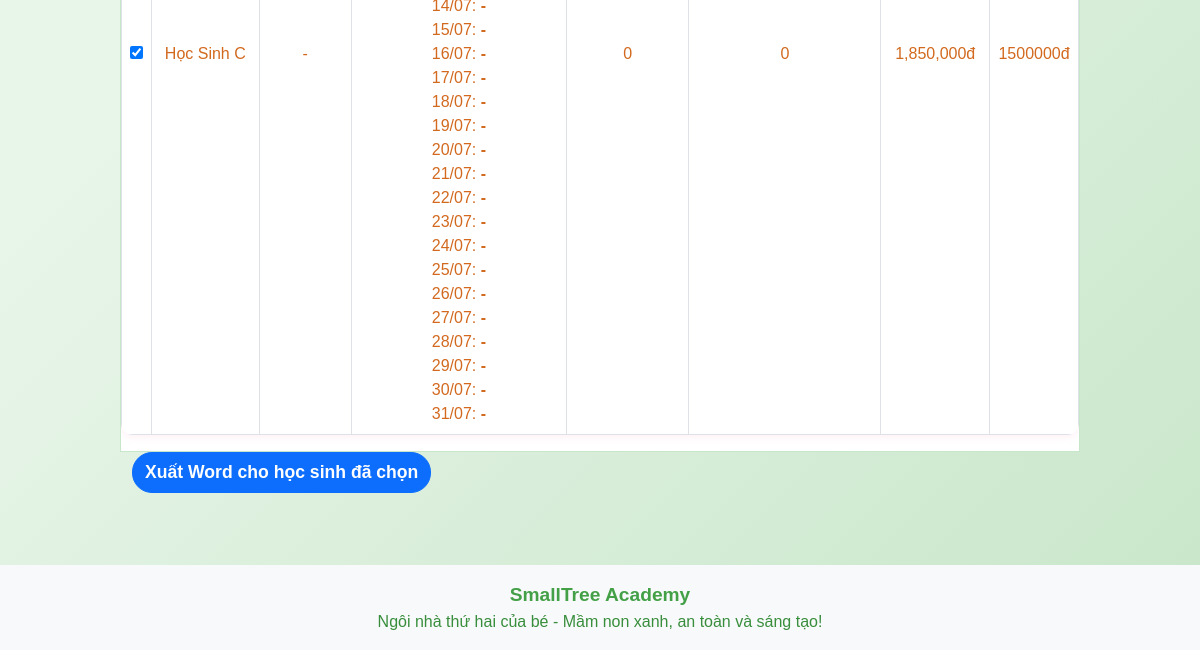
The page /invoice (lower part) on the database as committed earlier.
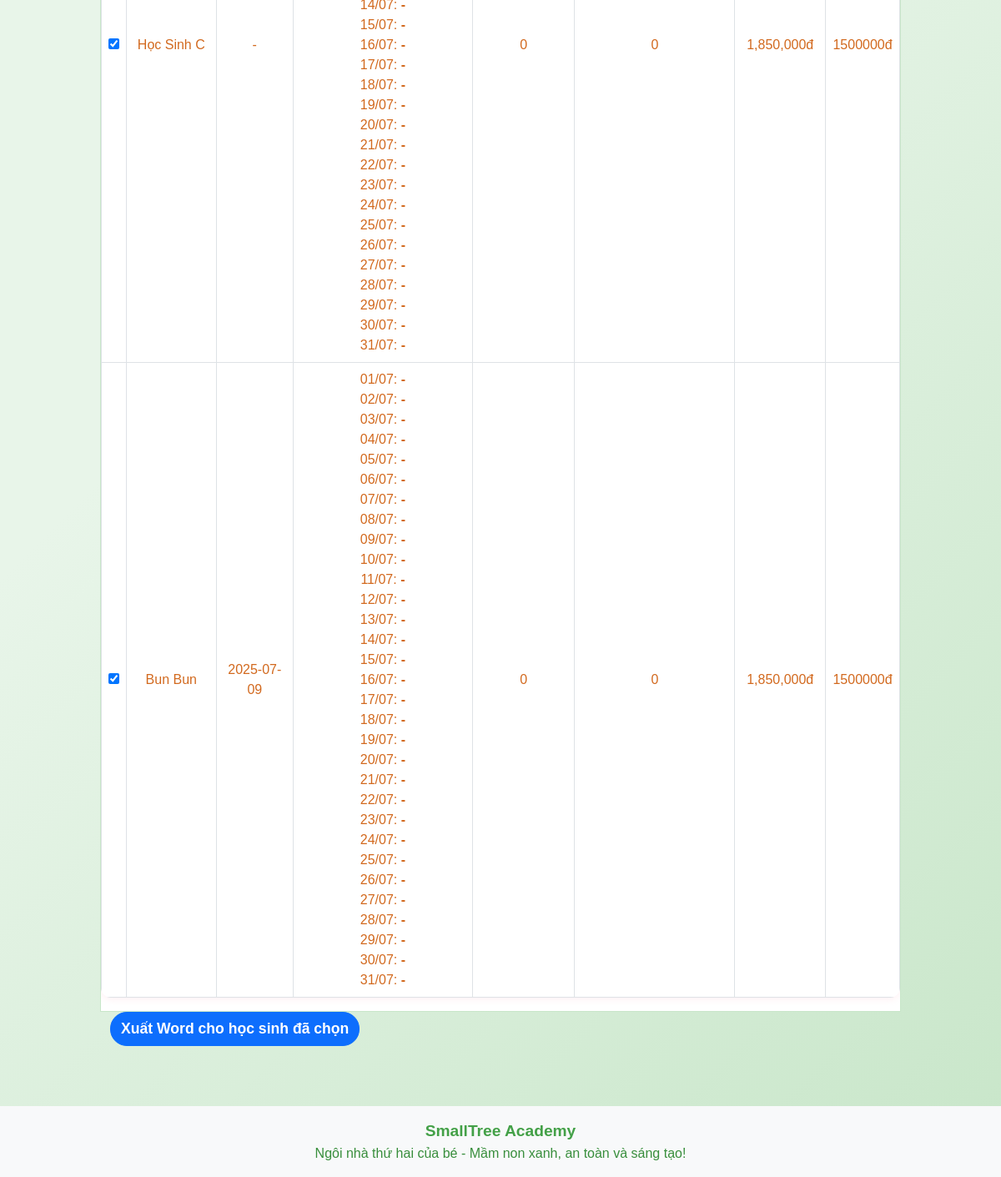
The same page on the database as committed later.
### app/models.py (models this page shows)
class Child(db.Model):
    id = db.Column(db.Integer, primary_key=True)
    name = db.Column(db.String(100), nullable=False)
    age = db.Column(db.Integer, nullable=False)
    parent_contact = db.Column(db.String(100), nullable=False)
    class_name = db.Column(db.String(100))
    birth_date = db.Column(db.String(20))
    status = db.Column(db.String(20), default='Chưa điểm danh')
    email = db.Column(db.String(100))
    phone = db.Column(db.String(20))
    password = db.Column(db.String(100))
    student_code = db.Column(db.String(20), unique=True, nullable=True)

### app/routes.py (the view, shortened to what this page needs)
@main.route('/invoice', methods=['GET', 'POST'])
def invoice():
    month = request.args.get('month')
    if month:
        year, m = map(int, month.split('-'))
    else:
        today = datetime.today()
        year, m = today.year, today.month
        month = f"{year:04d}-{m:02d}"
    num_days = monthrange(year, m)[1]
    days_in_month = [f"{year:04d}-{m:02d}-{day:02d}" for day in range(1, num_days+1)]
    students = Child.query.all()
    records_raw = AttendanceRecord.query.filter(AttendanceRecord.date.like(f"{year:04d}-{m:02d}-%")).all()
    attendance_days = {student.id: 0 for student in students}
    absent_unexcused_days = {student.id: 0 for student in students}
    for r in records_raw:
        if r.status == 'Có mặt':
            attendance_days[r.child_id] += 1
        elif r.status == 'Vắng mặt không phép':
            absent_unexcused_days[r.child_id] += 1
    invoices = []
    mobile = is_mobile()
    student_ages = {student.id: calculate_age(student.birth_date) if student.birth_date else 0 for student in students}
    return render_template('invoice.html', students=students, attendance_days=attendance_days, absent_unexcused_days=absent_unexcused_days, selected_month=month, invoices=invoices, days_in_month=days_in_month, records={ (r.child_id, r.date): r for r in records_raw }, student_ages=student_ages, title='Xuất hóa đơn', mobile=mobile)

### app/__init__.py (called while the page is built)
def create_app():
    app = Flask(__name__)
    app.config['SECRET_KEY'] = 'your-secret-key'
    app.config['SQLALCHEMY_DATABASE_URI'] = 'sqlite:///site.db'
    app.config['SQLALCHEMY_TRACK_MODIFICATIONS'] = False
    db.init_app(app)
    migrate = Migrate(app, db)
    csrf = CSRFProtect(app)
    @app.context_processor
    def inject_csrf_token():
        from flask_wtf.csrf import generate_csrf
        return dict(csrf_token=generate_csrf)
    from app.routes import main
    app.register_blueprint(main)
    return app

### app/routes.py (called while the page is built)
def is_mobile():
    ua = request.user_agent.string.lower()
    return 'mobile' in ua or 'android' in ua or 'iphone' in ua

def calculate_age(birth_date):
    today = datetime.today()
    try:
        birthday = datetime.strptime(birth_date, '%Y-%m-%d')
    except Exception:
        return 0
    age = today.year - birthday.year - ((today.month, today.day) < (birthday.month, birthday.day))
    return age

### app/templates/invoice.html (shortened to what this page needs)
{% extends 'base.html' %}
{% block content %}
<div class="container-fluid mt-4 mb-4 px-0">
    <form method="post">
        <div class="table-responsive invoice-table-wrapper">
            <table class="table table-bordered align-middle {% if mobile %}invoice-table-mobile{% else %}invoice-table-desktop{% endif %}">
                <tbody>
                    {% for student in students %}
                    <tr>
                        <td><input type="checkbox" name="student_ids" value="{{ student.id }}" checked></td>
                        <td>{{ student.name }}</td>
                        <td>{{ student.birth_date or '-' }}</td>
                        <td style="min-width:120px;">
                            {% for day in days_in_month %}
                                {% set record = records.get((student.id, day), None) %}
                                <span style="display:inline-block; min-width:70px;">{{ day[8:10] }}/{{ day[5:7] }}: <b>{{ record.status if record else '-' }}</b></span><br>
                            {% endfor %}
                        </td>
                        <td>{{ attendance_days[student.id] }}</td>
                        <td>{{ absent_unexcused_days[student.id] }}</td>
                        <td>
                            {% set age = student_ages[student.id] %}
                            {% if age == 0 %}1,850,000đ
                            {% elif age == 1 %}1,850,000đ
                            {% elif age == 2 %}1,750,000đ
                            {% elif age == 3 %}1,650,000đ
                            {% elif age == 4 %}1,550,000đ
                            {% else %}1,500,000đ
                            {% endif %}
                        </td>
                        <td>
                            {{ ((attendance_days[student.id] + absent_unexcused_days[student.id]) * 38000 +
                                (1850000 if age == 1 else 1750000 if age == 2 else 1650000 if age == 3 else 1550000 if age == 4 else 1500000)) | int | string | replace(',', '.') }}đ
                        </td>
                    </tr>
                    {% endfor %}
                </tbody>
            </table>
        </div>
        <button type="submit" name="export_word" value="1" class="btn btn-primary {% if mobile %}invoice-btn-mobile{% endif %}">Xuất Word cho học sinh đã chọn</button>
    </form>
</div>
{% endblock %}

### app/templates/base.html (shortened to what this page needs)
<!DOCTYPE html>
<html lang="vi">
<head>
    <link href="https://cdn.jsdelivr.net/npm/bootstrap@5.3.3/dist/css/bootstrap.min.css" rel="stylesheet">
    <link rel="stylesheet" href="{{ url_for('static', filename='css/style.css') }}">
    <link rel="stylesheet" href="https://cdn.jsdelivr.net/npm/bootstrap-icons@1.10.5/font/bootstrap-icons.css">
</head>
<body>
    <main class="container">
        {% block content %}{% endblock %}
    </main>
    <footer class="bg-light text-center py-3 mt-5">
        <div class="container">
            <span class="fw-bold" style="color:#43a047; font-size:1.2em;">SmallTree Academy</span><br>
            <span style="color:#388e3c;">Ngôi nhà thứ hai của bé - Mầm non xanh, an toàn và sáng tạo!</span>
        </div>
    </footer>
</body>
</html>

### app/static/css/style.css (style rules this page uses)
body { font-family: 'Comic Sans MS', 'Arial', sans-serif; background: linear-gradient(135deg, #e8f5e9 60%, #c8e6c9 100%); }
.container { width: 80%; margin: auto; overflow: hidden; }
footer { background-color: #ffb6c1; color: white; text-align: center; padding: 10px 0; position: relative; bottom: 0; width: 100%; font-family: 'Comic Sans MS', 'Arial', sans-serif; }
.btn-primary, .btn-info, .btn-success, .btn-secondary { border-radius: 20px; font-weight: bold; font-size: 1.1em; }
.table { background: #fff0f5; border-radius: 12px; overflow: hidden; box-shadow: 0 2px 8px rgba(255, 182, 193, 0.2); }
.table td { text-align: center; vertical-align: middle; font-size: 1em; color: #d2691e; }

### app/templates/invoice.html (style rules this page uses)
.invoice-table-desktop { font-size:1em; }
.invoice-table-wrapper { border:1.5px solid #c8e6c9; border-radius:0; box-shadow:none; background:#fff; margin-left:-12px; margin-right:-12px; }

Rows that differ between the two databases and show on the page:
added Child: name "Bun Bun", birth_date "2025-07-09", day "01" "02" "03" "04" "05" "06" "07" "08" "09" "10" "11" "12" "13" "14" "15" "16" "17" "18" "19" "20" "21" "22" "23" "24" "25" "26" "27" "28" "29" "30" "31", day "07" "07" "07" "07" "07" "07" "07" "07" "07" "07" "07" "07" "07" "07" "07" "07" "07" "07" "07" "07" "07" "07" "07" "07" "07" "07" "07" "07" "07" "07" "07", status "-" "-" "-" "-" "-" "-" "-" "-" "-" "-" "-" "-" "-" "-" "-" "-" "-" "-" "-" "-" "-" "-" "-" "-" "-" "-" "-" "-" "-" "-" "-", age "0", id "1500000"
